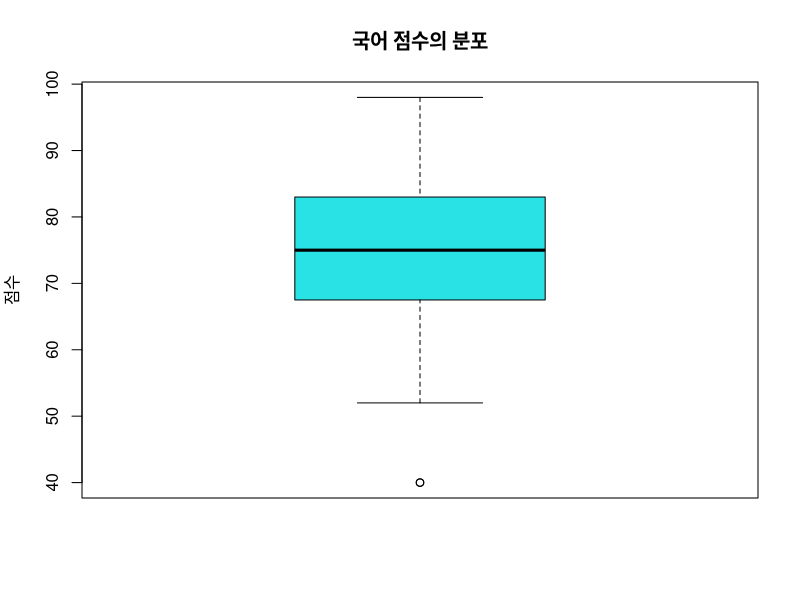

This chart was generated by the following R code:
setwd("~/R_test/Data/ch_07")
kor <- scan("ch7_1_kor.txt")
boxplot(kor, main = "국어 점수의 분포", ylab = "점수", col = 5)
print(max(kor)) ; print(min(kor)); print(median(kor))
